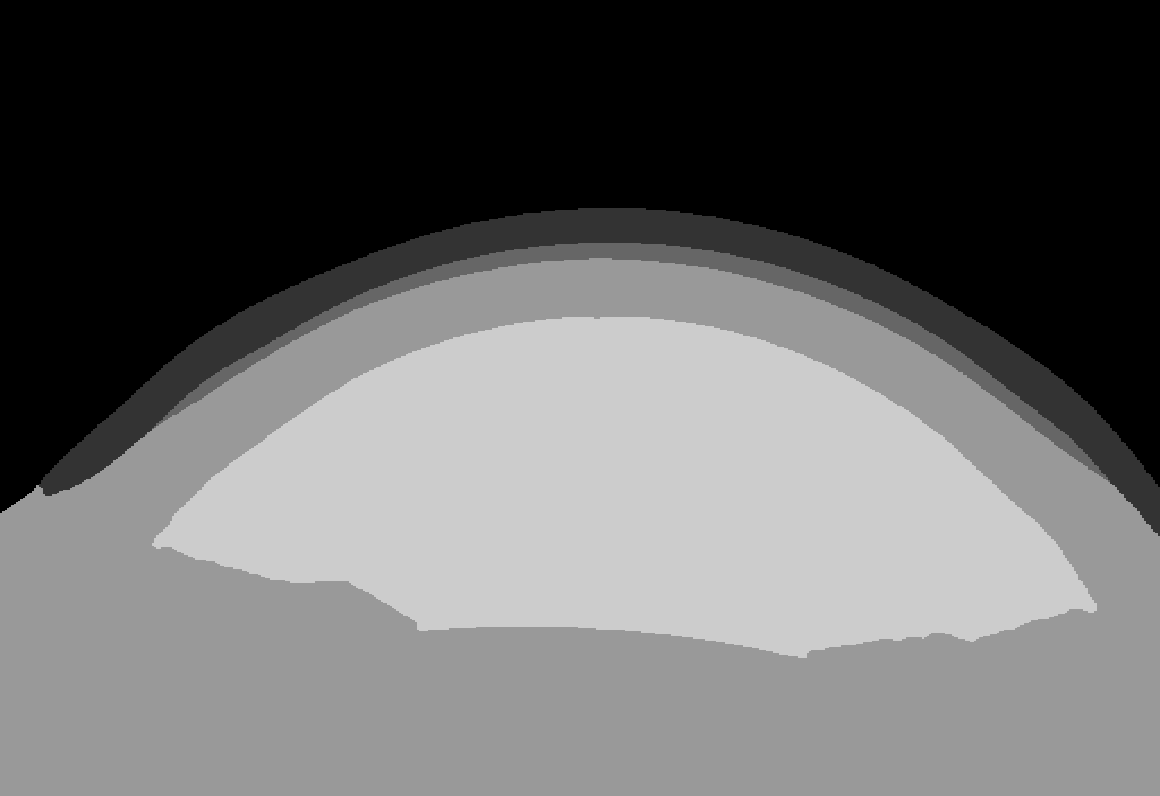
#> input picture img_msk/00001.png, 1160 x 796 px, found by its file name; its folder holds 4 pictures in this run
$ python split.py   (older library calls are emulated)
#> lines starting #> are read from the running program, lines starting #| are printed output that depends on the picture; after the words box and inside, x2 and y2 are one past the last pixel; in counts of white or black regions, pixels touching at a corner belong together
import cv2
import os
import math
import numpy as np
import matplotlib.pyplot as plt
from PIL import Image, ImageChops
import pandas as pd


class oil():

    def __init__(self):
        #先边界化，再二值化
        self.name=""
        self.path=r'D:\Deep-Learing\NetModel\3D\img_msk'#目标文件的地址
        self.save_path=r'D:\Deep-Learing\NetModel\3D\img_after'#存储Canny文件的地址
        self.save_path2=r'D:\Deep-Learing\NetModel\3D\img_erzhi'#存储二值文件的地址
        self.save_csv=r'D:\Deep-Learing\NetModel\3D\csv'#存储csv
    def Canny(self):
        self.path
        filelist = os.listdir(self.path)  # 获取文件路径
        i = 1
        for item in filelist:
            total_num = len(filelist)  # 获取文件长度（个数）
            self.name=item.split(".")[0]
            #转化为灰度图像
            img_name = os.path.join(self.path,item)
            img = cv2.imread(img_name)
#> img is the input picture: shape (796, 1160, 3); min 0, max 204, mean 100.7
            gray = cv2.cvtColor(img,cv2.COLOR_BGR2GRAY)
            # [10 lines of commented-out code are left out]
            canny = cv2.Canny(gray,100,200)
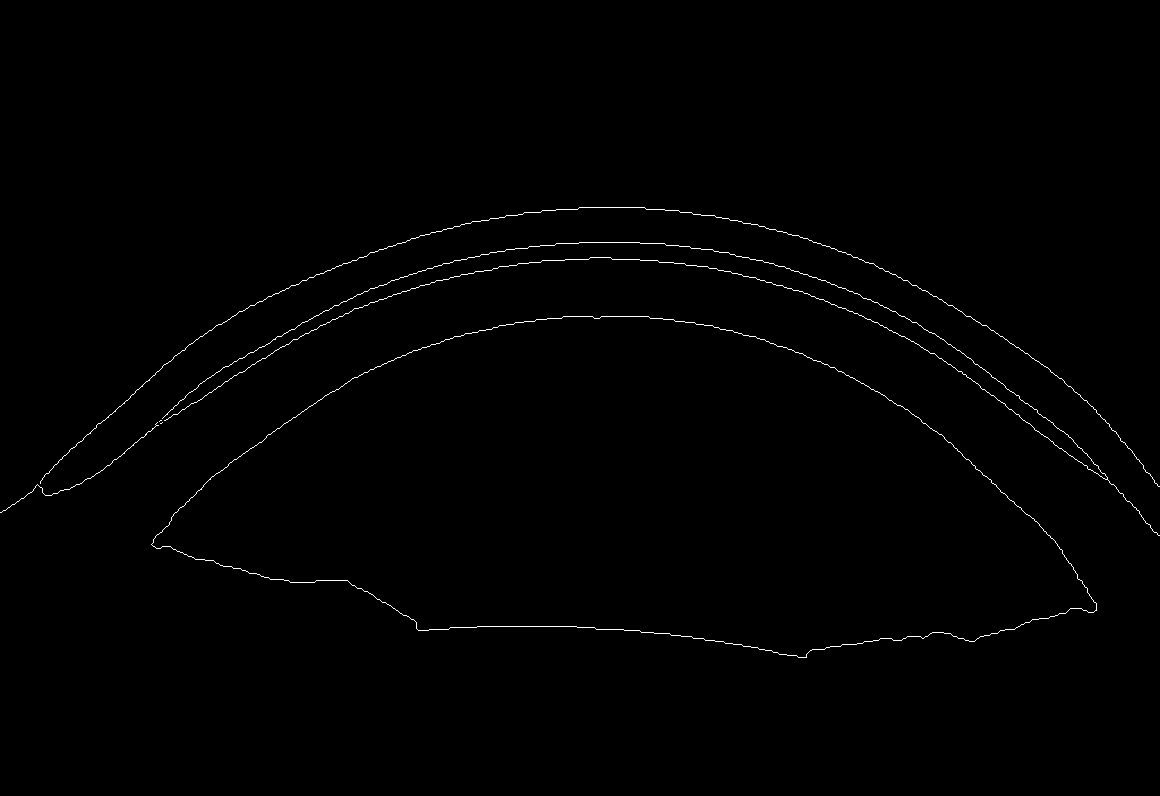
#> canny: shape (796, 1160); 0.58% white in thin lines or dots, all inside (x1, y1, x2, y2) = (0, 207, 1160, 658)
            save = os.path.join(self.save_path,'00' + format(str(i), '0>3s')+".png")
            cv2.imwrite(save,canny)
            i=i+1
#> pass 2 of the loop in Canny, `for item in filelist:`:
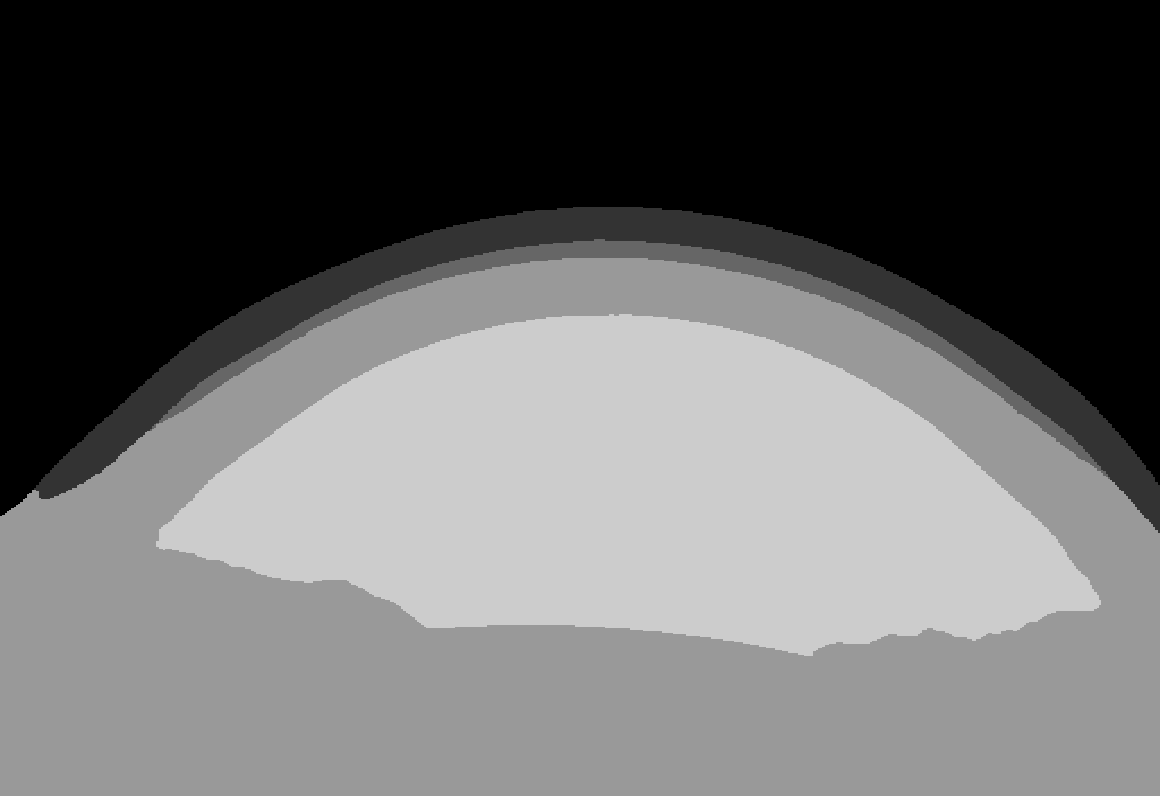
#> input picture img_msk/00002.png, 1160 x 796 px, found by its file name
#> in Canny, img is the input picture: shape (796, 1160, 3); min 0, max 204, mean 101
#> in Canny, `canny = cv2.Canny(gray,100,200)`:
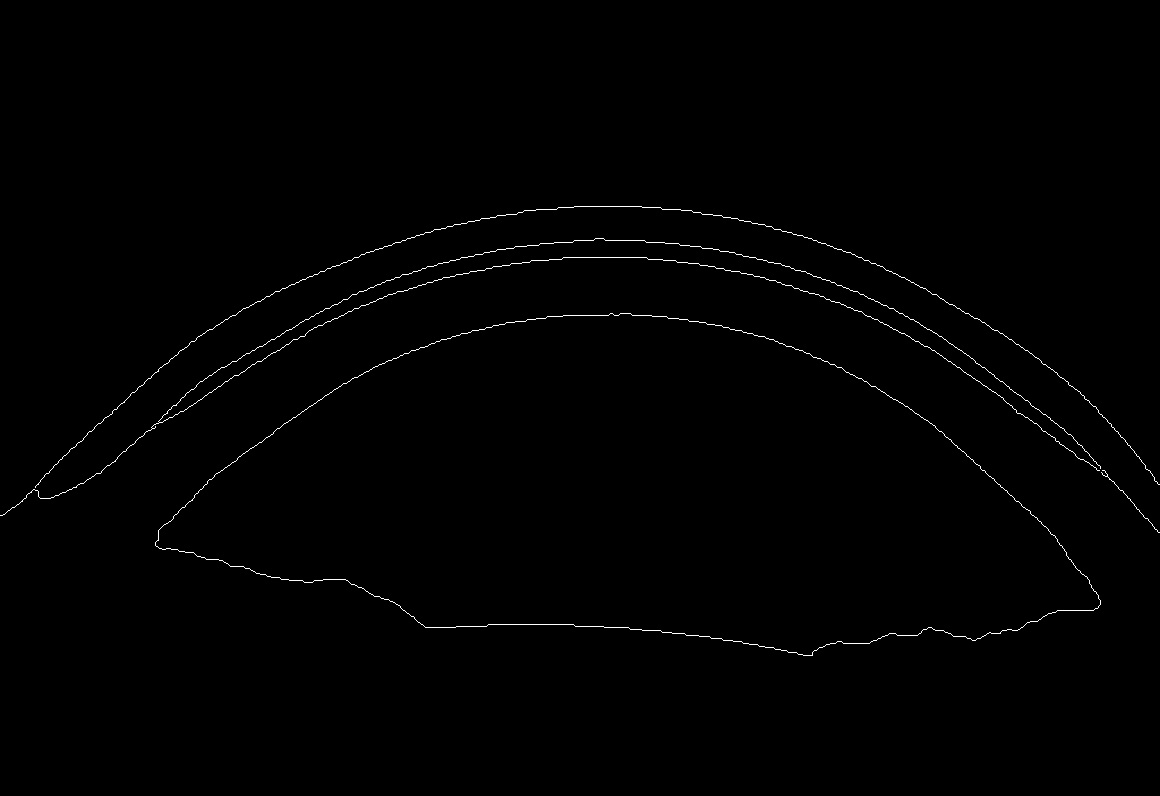
#> canny: shape (796, 1160); 0.58% white in thin lines or dots, all inside (x1, y1, x2, y2) = (0, 206, 1160, 656)
#> pass 3 of the loop in Canny, `for item in filelist:`:
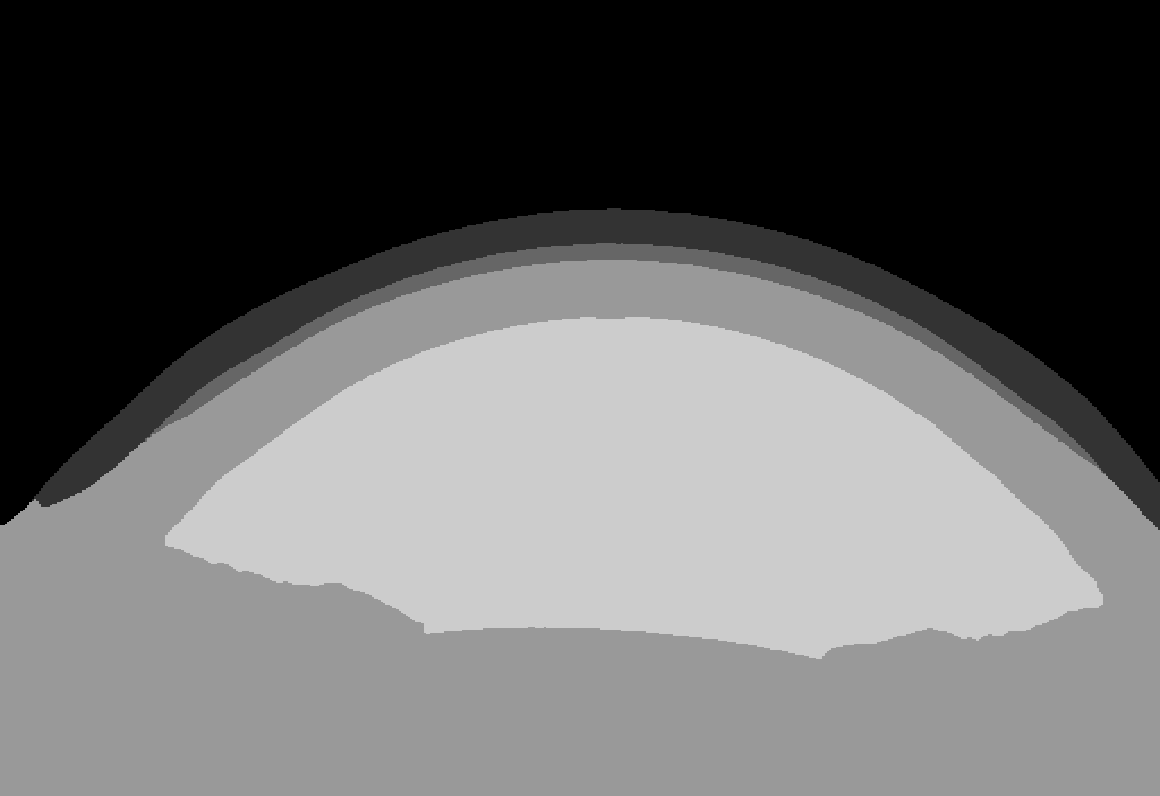
#> input picture img_msk/00003.png, 1160 x 796 px, found by its file name
#> in Canny, img is the input picture: shape (796, 1160, 3); min 0, max 204, mean 100.4
#> in Canny, `canny = cv2.Canny(gray,100,200)`:
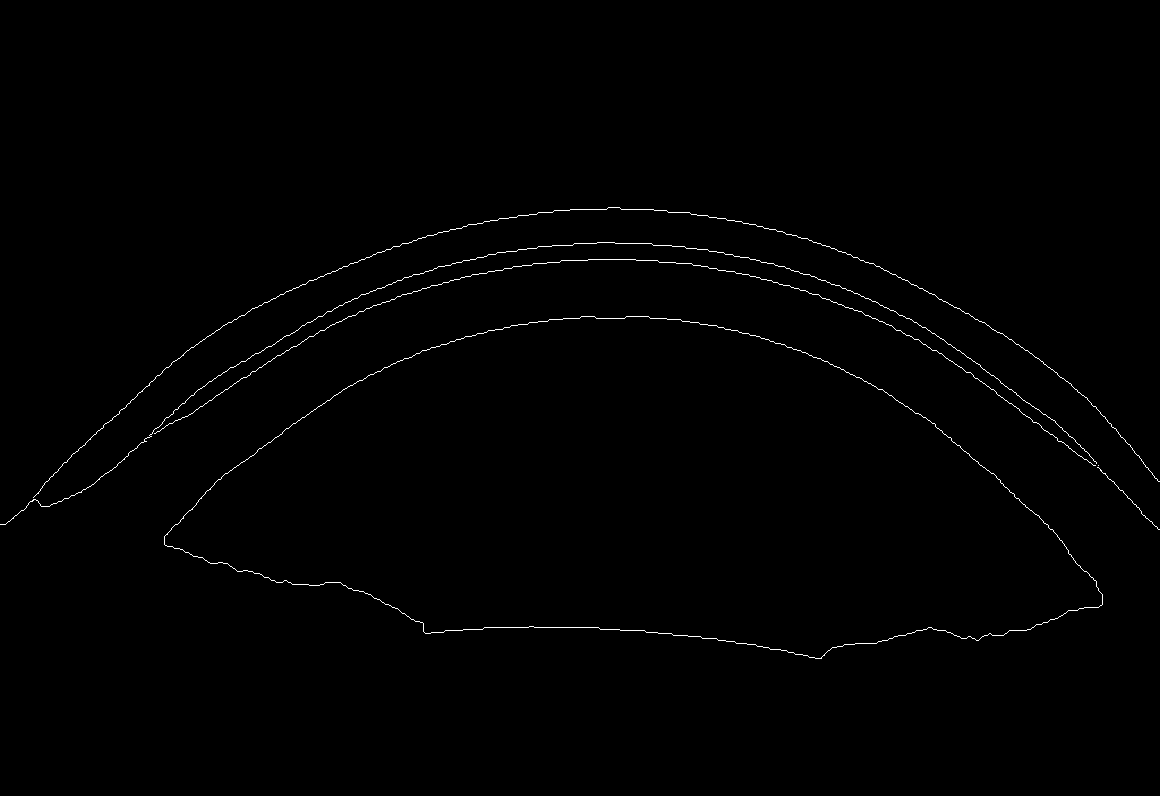
#> canny: shape (796, 1160); 0.58% white in thin lines or dots, all inside (x1, y1, x2, y2) = (0, 207, 1160, 659)
#> the loop made 4 passes; the first 3 are shown
            # cv2.imshow('Canny',canny)
            # cv2.waitKey(0)
            # cv2.destroyAllWindows()

    # [48 lines left out: function get_line_position, not called in this run]
    def erzhi(self):
        i=1
#> (the run stopped early here; a loop or call above may not have finished)
